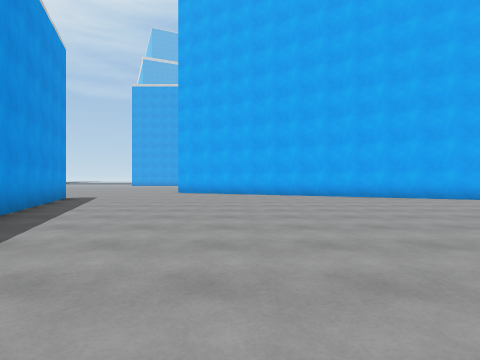
view 1 (above)

14 first-person views from a walk through a scene from a Unity 3-D project. The camera is 1.2 m above the floor, looks level and sees 80° across. The floor is counted in squares, 2 m on a side. Each view is taken from the middle of a square. On the plan, view 1 faces up. The plan holds only what a view shows up to about 9 squares ahead; the rest is blank. The place goes on beyond the plan. The player character is not drawn. Surface patterns are stand-ins for the level's own textures.

view 2
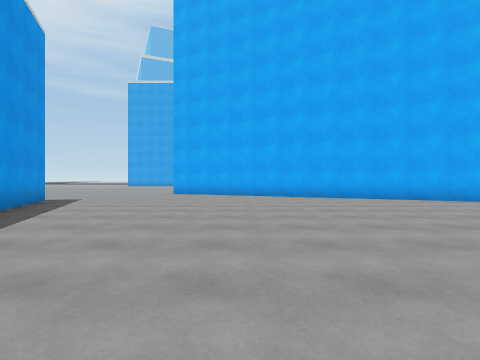

view 3
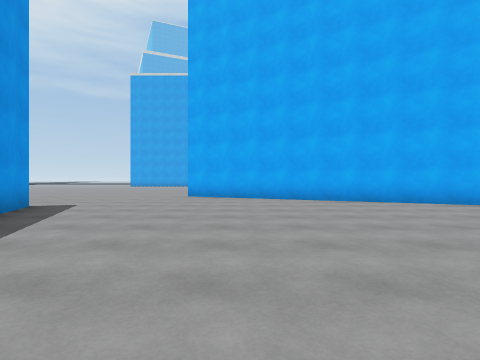

view 4
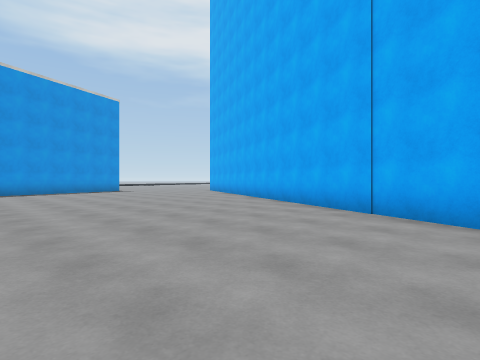

view 5
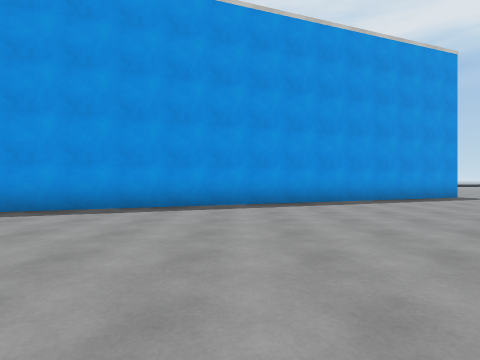

view 6
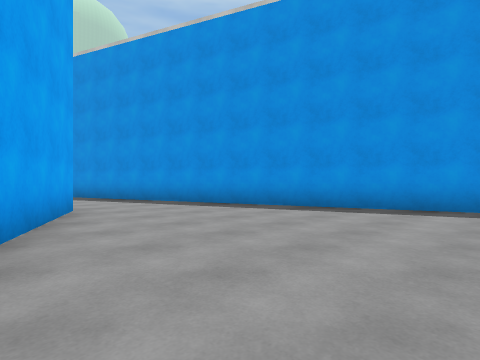

view 7
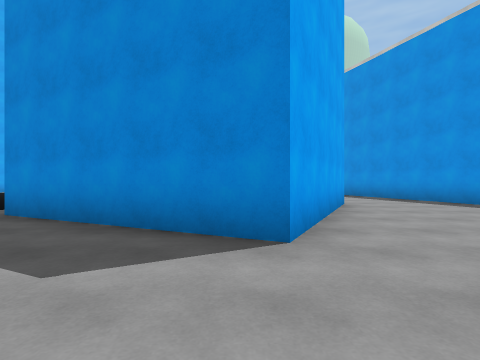

view 8
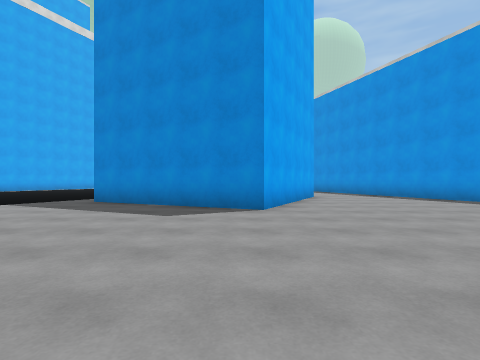

view 9
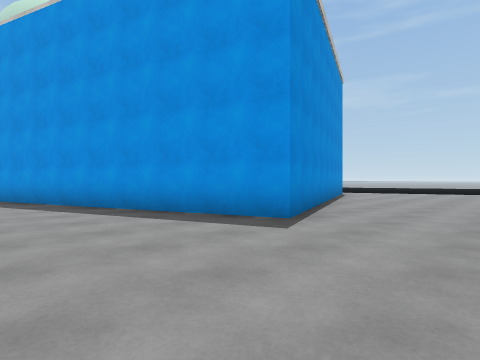

view 10
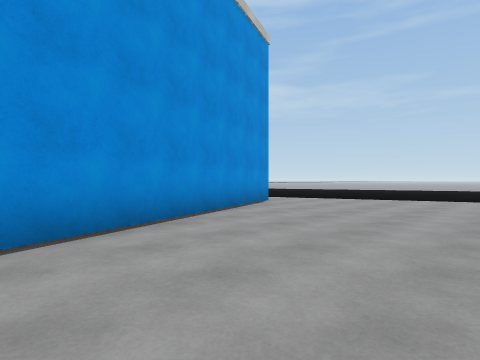

view 11
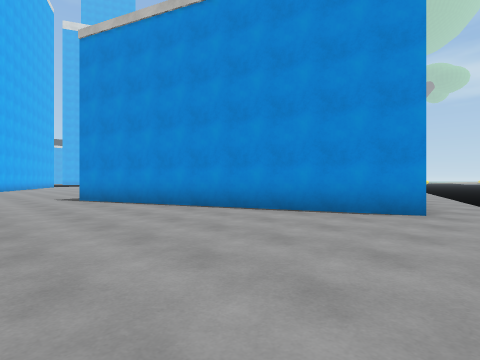

view 12
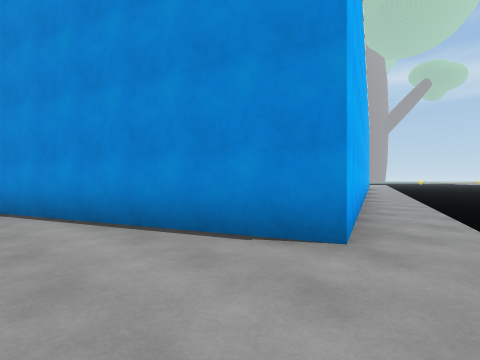

view 13
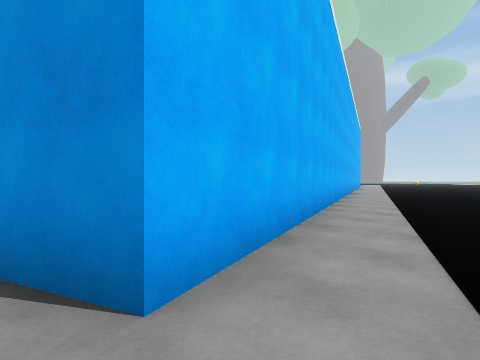

view 14
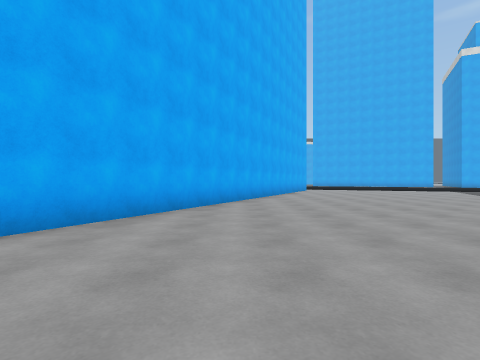

### Floor plan
Points are (right, up) in squares from view 1. A wall is a line through its corners. A room is listed if a view was taken in it or the views show most of it. See-through windows are left out.
Room 1 (views 1, 2, 3, 4, 5, 6, 7, 8, 9, 10, 11, 12, 13, 14)
walls: (9.6, 7.5) (-1, 12.5); (2.4, -4.2) (4.5, 0.3) (9.1, -1.9); (-12.9, 3.8) (-13.8, 6.4) (-5.7, 9.4) (-0.2, -5.7)
ways out: opening at (-14.5, 3); opening at (1.5, -5.5)

Positions as (right, up) in squares from view 1, and headings:
1: (0, 0), facing up
2: (0, 1), facing up
3: (-1, 3), facing up
4: (10, 3), facing up-left
5: (4, 2), facing left
6: (4, 2), facing down-left
7: (5, 3), facing down
8: (5, 6), facing down
9: (-2, 12), facing down-left
10: (-7, 12), facing down-left
11: (-15, 12), facing down-right
12: (-15, 9), facing down-right
13: (-15, 7), facing down-right
14: (-4, 10), facing right
